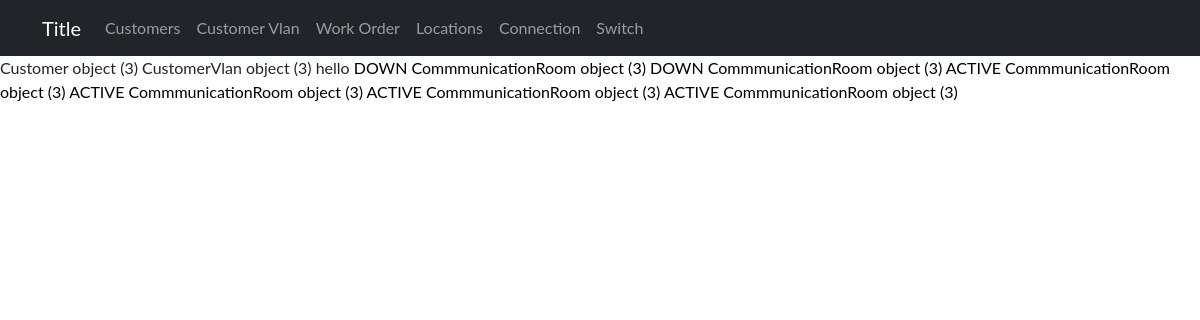
The page /devices/connection/18 on the database its author committed.
### sitadevices/models.py (models this page shows)
class Connections(models.Model):
    company = models.ForeignKey(Customer, on_delete=models.CASCADE)
    customerVlan = models.ForeignKey(CustomerVlan, on_delete=models.CASCADE)

class Customer(models.Model):
    company_name = models.CharField(max_length=255)
    contact_person = models.CharField(max_length=255)
    email = models.EmailField()
    phone = models.IntegerField()
    active = models.CharField(choices=yesno, max_length=200)
    submitted_date_time = models.DateTimeField(default=timezone.now)

class CustomerVlan(models.Model):
    custumor = models.ForeignKey(Customer, on_delete=models.CASCADE)
    vlan_number = models.IntegerField()
    usage = models.CharField(choices=usages, max_length=200)
    config_date = models.DateTimeField()
    vlan_description = models.TextField()
    ip_config = models.CharField(choices=ip, max_length=200)
    dhcp_ip_range = models.CharField(max_length=50)
    lan_ip_range = models.CharField(max_length=50)
    lan_subnet_mask = models.CharField(max_length=50)
    wan_public_ip = models.CharField(max_length=50)
    wan_subnet_mask = models.CharField(max_length=50)
    bandwidth = models.IntegerField()
    additional_config = models.TextField()
    remark = models.TextField()
    disconnection_date = models.DateField(null=True, blank=True)
    submitted_date_time = models.DateTimeField(default=timezone.now)

class DataOutlet(models.Model):
    connection = models.ForeignKey(Connections, on_delete=models.CASCADE)
    comroom= models.ForeignKey(CommmunicationRoom, on_delete=models.CASCADE)
    patch_panel = models.IntegerField()
    port_status =models.CharField(choices=status, max_length=200)
    data_number = models.IntegerField(default=1)

class CommmunicationRoom(models.Model):
    building_code = models.ForeignKey(Building, on_delete=models.CASCADE)
    commroomname = models.CharField(max_length=255)

### sitadevices/views.py (the view)
# urls.py: path('connection/<int:connection_id>', ConnectionInd, name='connectionind'),
def ConnectionInd(request, connection_id):
    connection = Connections.objects.filter(id = connection_id)
    dataoutlets = DataOutlet.objects.filter(connection = connection_id)
    dic = {
        'connection': connection,
        'dataoutlets': dataoutlets
    }
    print(dataoutlets)
    return render(request, 'admin/connection/indconnection.html', {'dic': dic})

### sitadevices/templates/admin/connection/indconnection.html
{% extends 'admin/base1.html' %}
{% block content %}
{% for connection in dic.connection %}
    {{connection.company}}
    {{connection.customerVlan}}
{% endfor %}
hello
{% for data in dic.dataoutlets %}
<a href="{%url 'device:outletupd' data.id%}">
    {{data.port_status}}
    {{data.comroom}}
</a>
{% endfor %}
{% endblock  %}

### static/Css/devices/styles.css (style rules this page uses)
h1,h2,h3,h4,p,a { margin:0; padding:0; }
a { text-decoration: none; color: black; }

### sitadevices/templates/admin/base1.html (style rules this page uses)
body { font-family: "Lato", sans-serif; }

### rows shown on the page
Connections: company "Customer object (3)", customerVlan "CustomerVlan object (3)"
DataOutlet: port_status "DOWN", comroom "CommmunicationRoom object (3)"
DataOutlet: port_status "DOWN", comroom "CommmunicationRoom object (3)"
DataOutlet: port_status "ACTIVE", comroom "CommmunicationRoom object (3)"
DataOutlet: port_status "ACTIVE", comroom "CommmunicationRoom object (3)"
DataOutlet: port_status "ACTIVE", comroom "CommmunicationRoom object (3)"
DataOutlet: port_status "ACTIVE", comroom "CommmunicationRoom object (3)"
